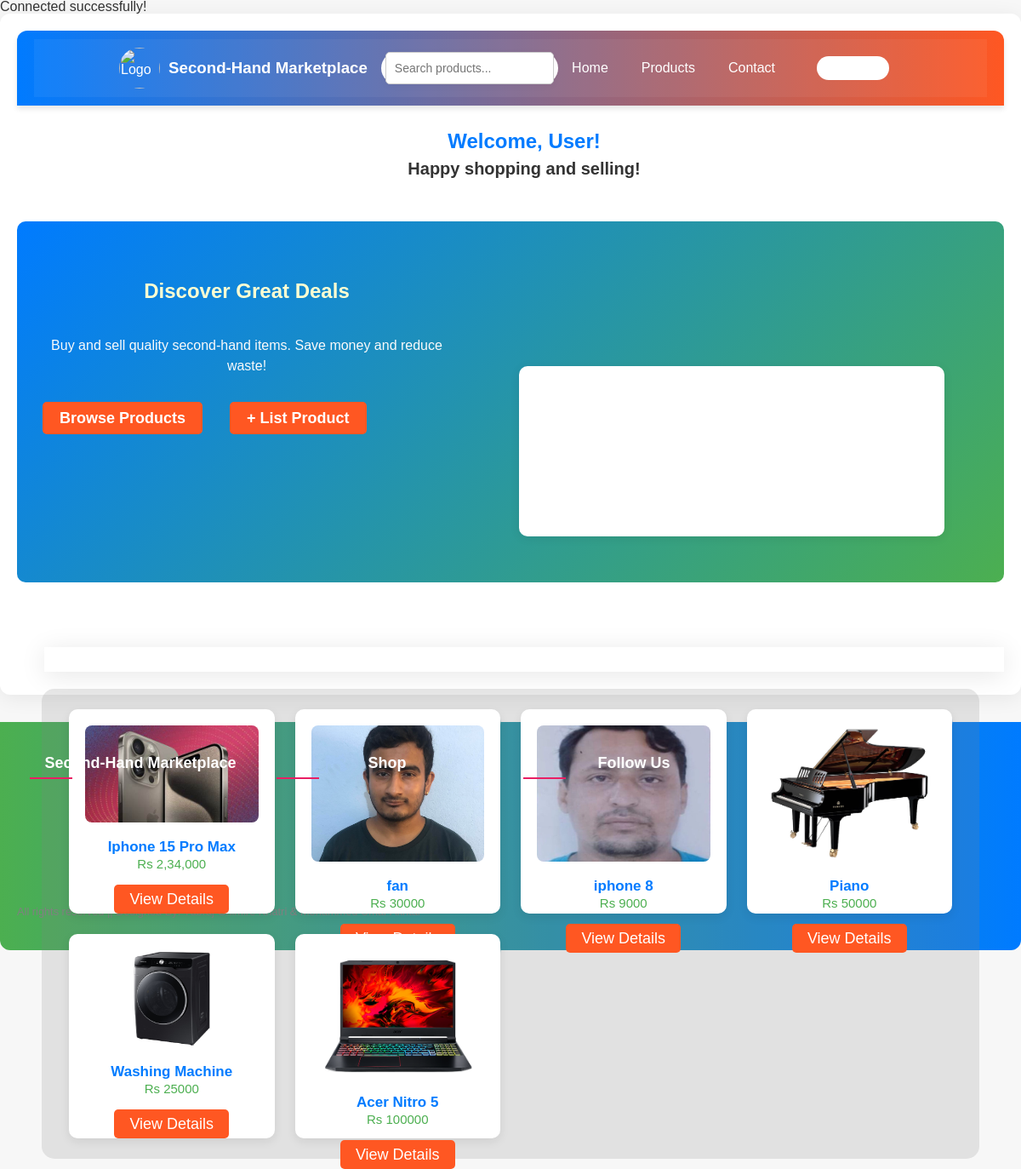
The app's page /userafterlogin.php with its own data.
### tables this page shows
CREATE TABLE `productdetails` (
  `Product_id` int(11) NOT NULL,
  `user_id` int(11) NOT NULL,
  `product_name` varchar(100) NOT NULL,
  `category_name` varchar(100) NOT NULL,
  `product_price` varchar(500) NOT NULL,
  `product_image` varchar(300) NOT NULL,
  `product_age` varchar(10) NOT NULL,
  `product_bio` varchar(500) NOT NULL,
  `sell_status` varchar(100) NOT NULL DEFAULT 'pending',
  `display_home` int(1) NOT NULL DEFAULT 1
);

### userafterlogin.php (the view, shortened to what this page needs)
<?php
include('php/connector.php');
?>
<!DOCTYPE html>
<html lang="en">
<head>
    <link rel="stylesheet" href="css/homepageafterlogin.css">
    <link rel="stylesheet" href="css/userafterlogin.css">
    <link href="https://cdn.jsdelivr.net/npm/remixicon@3.2.0/fonts/remixicon.css" rel="stylesheet">
    <link href="https://cdnjs.cloudflare.com/ajax/libs/font-awesome/6.5.2/css/all.min.css" rel="stylesheet" />
</head>
<body>
    <div class="supermain-container">
        <div class="innernav-bg">
            <div class="inner-container">
                <div class="logo">
                    <img src="logo.png" alt="Logo" class="logo-img">
                    <h3>Second-Hand Marketplace</h3>
                </div>
                <div class="search">
                    <input type="search" placeholder="Search products..." id="live_search">
                </div>
                <div class="nav-links">
                    <a href="userafterlogin.php">Home</a>
                    <a href="../userhomepage/products.php">Products</a>
                    <a href="contact.php">Contact</a>
                    <a href="logout.php" class="logout-btn">Logout</a>
                </div>
            </div>
        </div>
        <div class="welcomeuser">
            <h2>Welcome, <?php echo htmlspecialchars($_SESSION['username'] ?? 'User'); ?>!</h2>
            <span>Happy shopping and selling!</span>
        </div>
        <div class="mainslider-container">
            <div class="info-container">
                <h2>Discover Great Deals</h2>
                <p>Buy and sell quality second-hand items. Save money and reduce waste!</p>
                <div class="infobutton">
                    <a href="products.php" class="infobtn1">Browse Products</a>
                    <a href="addproduct.php" class="infobtn2">+ List Product</a>
                </div>
            </div>
            <div class="slide-container">
                <div class="slider">
                </div>
            </div>
        </div>
        <div class="recentlyadd">
            <h3>Recently Added Products</h3>
        </div>
        <div class="product-grid">
            <?php
            $sql = "SELECT * FROM productdetails WHERE display_home=1 ORDER BY Product_id DESC LIMIT 6";
            $r = mysqli_query($con, $sql);
            while ($data = mysqli_fetch_assoc($r)) {
            ?>
                <div class="product-item">
                    <img src="<?php echo htmlspecialchars($data['product_image']); ?>" alt="Product Image" class="productlist-img">
                    <h3 class="product-title"><?php echo htmlspecialchars($data['product_name']); ?></h3>
                    <p class="product-price">Rs <?php echo htmlspecialchars($data['product_price']); ?></p>
                    <a href="productcard_afterlogin.php?productid=<?php echo $data['Product_id']; ?>">View Details</a>
                </div>
            <?php } ?>
        </div>
    </div>
    <footer class="footer">
        <div class="container">
            <div class="row">
                <div class="footer-col">
                    <h4>Second-Hand Marketplace</h4>
                </div>
                <div class="footer-col">
                    <h4>Shop</h4>
                    <ul>
                        <li><a href="#">Vehicles</a></li>
                        <li><a href="#">Clothing</a></li>
                        <li><a href="#">Electronics</a></li>
                        <li><a href="#">Mobiles</a></li>
                        <li><a href="#">Accessories</a></li>
                    </ul>
                </div>
                <div class="footer-col">
                    <h4>Follow Us</h4>
                    <div class="social-links">
                        <a href="#"><i class="fab fa-facebook"></i></a>
                        <a href="#"><i class="fab fa-twitter"></i></a>
                        <a href="#"><i class="fab fa-instagram"></i></a>
                        <a href="#"><i class="fab fa-linkedin"></i></a>
                    </div>
                </div>
            </div>
            <div class="row">
                <p>All rights reserved || Designed By: Yubraj Ghimire Khatri & Mohammed Umar Akhtar</p>
            </div>
        </div>
    </footer>
</body>
</html>

### css/homepageafterlogin.css (style rules this page uses)
* { margin: 0px; padding: 0px; font-family: 'Barlow', sans-serif; font-family: 'Lato', sans-serif; font-family: 'Roboto', sans-serif; font-family: 'Ubuntu', sans-serif; }
.supermain-container { background-color: rgba(37, 23, 98, 255); height: 100vh; position: relative; }
.inner-container { padding:10px 100px; display: flex; justify-content: space-between; align-items: center; background: rgba(255, 255, 255, 0.05); }
.inner-container h3 { color: white; }
.inner-container a { margin-right: 15px; text-decoration: none; }
.search { display: flex; background-color: #fff; border-radius: 20px; padding: 0px 5px; align-items: center; }
.search input { padding: 1px 1px 1px 5px; border: none; border-radius: 18px; outline: none; }
.welcomeuser { display:flex; text-align: center; }
.welcomeuser h2 { color:rgb(255, 166, 0); }
.welcomeuser span { margin: 0px 10px; color:#fff; font-size:18px; font-weight: bold; }
.slider { position: relative; width: 700px; height: 700px; overflow: hidden; }
.mainslider-container { display: flex; height: 53vh; justify-content: space-around; align-items: center; }
.info-container { width: 700px; height: 500px; text-align: center; }
.info-container p { font-size: 22px; margin-top: 40px; color: #FAFAFA }
.info-container h2 { font-size: 30px; margin-top: 50px; color: #FFFFD2; }
.infobutton { margin-top: 30px; }
.infobutton a { text-decoration: none; }
.infobtn1 { background-color: green; padding: 7px 10px; color: white; border-radius: 10px; margin: 10px; font-size: 18px; font-weight: bold; }
.infobtn2 { background-color: blue; padding: 7px 10px; color: white; border-radius: 10px; margin: 10px; font-size: 18px; font-weight: bold; }
.recentlyadd { background: rgba(255, 255, 255, 0.022); box-shadow: 0 4px 30px rgba(0, 0, 0, 0.1); backdrop-filter: blur(4.1px); -webkit-backdrop-filter: blur(4.1px); padding: 5px; }
.recentlyadd h3 { color: #ffffffaa; text-align: center; }
.product-grid { display:grid; grid-template-columns: repeat(4,1fr); grid-gap: 20px; width:95%; margin:auto; border-radius: 15px; padding: 20px; background-color: rgba(128, 128, 128, 0.188); }
.product-item { border: 1px solid #ccc; padding: 10px; height:30vh; text-align: center; border-radius: 15px; background: rgba(8, 8, 31, 0.119); border-radius: 16px; box-shadow: 0 4px 30px rgba(0, 0, 0, 0.1); backdrop-filter: blur(2.1px); -webkit-backdrop-filter: blur(2.1px); border: 1px solid rgba(255, 255, 255, 0.17); }
.product-item a { display: inline-block; background-color: green; color: #fff; margin: 7px 0px; padding: 10px 20px; border-radius: 5px; font-size:18px; text-decoration: none; transition: background-color 0.2s ease; }
.productlist-img { width: 40%; margin-bottom: 10px; }
.product-title { font-weight: bold; }
.product-price { color: #888; }
.container { max-width: 1170px; margin: auto; }
.row { display: flex; flex-wrap: wrap; }
ul { list-style: none; }
.footer { background-color: #24262b; padding: 70px 0; }
.footer-col { width: 25%; padding: 0 15px; }
.footer-col h4 { font-size: 18px; color: #ffffff; text-transform: capitalize; margin-bottom: 35px; font-weight: 500; position: relative; }
.footer-col h4::before { content: ''; position: absolute; left: 0; bottom: -10px; background-color: #e91e63; height: 2px; box-sizing: border-box; width: 50px; }
.footer-col ul li:not(:last-child) { margin-bottom: 10px; }
.footer-col ul li a { font-size: 16px; text-transform: capitalize; color: #ffffff; text-decoration: none; font-weight: 300; color: #bbbbbb; display: block; transition: all 0.3s ease; }
.footer-col .social-links a { display: inline-block; height: 40px; width: 40px; background-color: rgba(255, 255, 255, 0.2); margin: 0 10px 10px 0; text-align: center; line-height: 40px; border-radius: 50%; color: #ffffff; transition: all 0.5s ease; }
.footer .row { width: 100%; margin: 1% 0%; padding: 0.6% 0%; color: gray; font-size: 0.8em; }
:root { --primary-color: #90e0ef; --secondary-color: #00b4d8; --tertiary-color: #0077b6; --light-color: #efefef; --gray-color: #b0b0b0; }
* { box-sizing: border-box; font-family: 'Raleway', sans-serif; line-height: 1; padding: 0; margin: 0; }

### records on screen
productdetails: product_image (picture), product_name "Iphone 15 Pro Max", product_price "2,34,000"
productdetails: product_image (picture), product_name "fan", product_price "30000"
productdetails: product_image (picture), product_name "iphone 8", product_price "9000"
productdetails: product_image (picture), product_name "Piano", product_price "50000"
productdetails: product_image (picture), product_name "Washing Machine", product_price "25000"
productdetails: product_image (picture), product_name "Acer Nitro 5", product_price "100000"

### other values on screen
$_SESSION['username'] "User"
